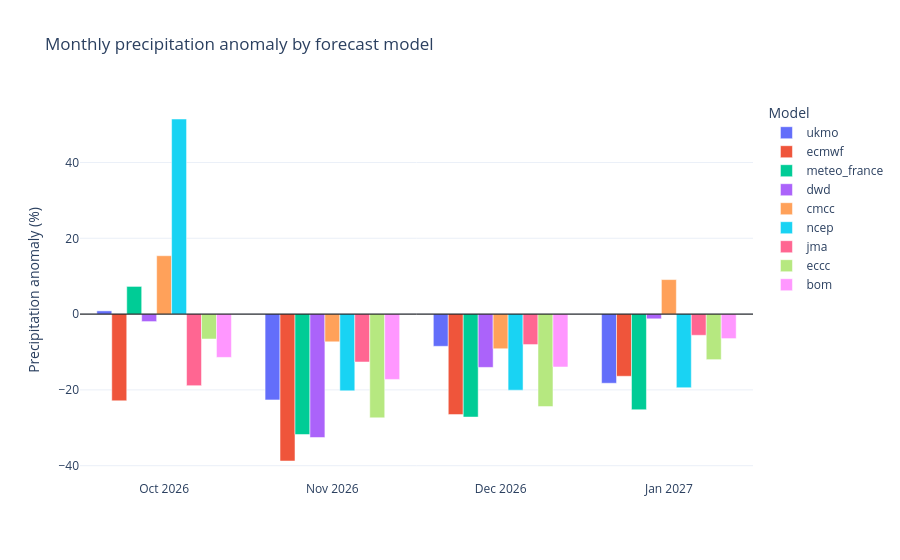

This figure's notebook cell:
### Code cell
import plotly.express as px

df = fcst_anomaly_perc.to_dataframe(name="Anomaly (%)").reset_index()
df["Month"] = df["step"].dt.strftime("%b %Y")

fig = px.bar(
    df,
    x="Month",
    y="Anomaly (%)",
    color="model",
    barmode="group",
    title="Monthly precipitation anomaly by forecast model",
    labels={"model": "Forecast model"},
)

fig.update_layout(
    yaxis_title="Precipitation anomaly (%)",
    xaxis_title="",
    legend_title="Model",
    template="plotly_white",
    hovermode="x unified",
)

fig.add_hline(y=0, line_color="black", line_width=1)

fig.show()

### Figure 1 — Plotly figure (JSON) as saved in the notebook; plotly's stock layout.template omitted (floating-point values rounded to 4 significant figures)
{"data": [{"alignmentgroup": "True", "hovertemplate": "Forecast model=ukmo<br>Month=%{x}<br>Anomaly (%)=%{y}<extra></extra>", "legendgroup": "ukmo", "marker": {"color": "#636efa", "pattern": {"shape": ""}}, "name": "ukmo", "offsetgroup": "ukmo", "orientation": "v", "showlegend": true, "textposition": "auto", "type": "bar", "x": ["Oct 2026", "Nov 2026", "Dec 2026", "Jan 2027"], "xaxis": "x", "y": [0.8489, -22.63, -8.496, -18.24], "yaxis": "y"}, {"alignmentgroup": "True", "hovertemplate": "Forecast model=ecmwf<br>Month=%{x}<br>Anomaly (%)=%{y}<extra></extra>", "legendgroup": "ecmwf", "marker": {"color": "#EF553B", "pattern": {"shape": ""}}, "name": "ecmwf", "offsetgroup": "ecmwf", "orientation": "v", "showlegend": true, "textposition": "auto", "type": "bar", "x": ["Oct 2026", "Nov 2026", "Dec 2026", "Jan 2027"], "xaxis": "x", "y": [-22.88, -38.76, -26.52, -16.4], "yaxis": "y"}, {"alignmentgroup": "True", "hovertemplate": "Forecast model=meteo_france<br>Month=%{x}<br>Anomaly (%)=%{y}<extra></extra>", "legendgroup": "meteo_france", "marker": {"color": "#00cc96", "pattern": {"shape": ""}}, "name": "meteo_france", "offsetgroup": "meteo_france", "orientation": "v", "showlegend": true, "textposition": "auto", "type": "bar", "x": ["Oct 2026", "Nov 2026", "Dec 2026", "Jan 2027"], "xaxis": "x", "y": [7.304, -31.76, -27.17, -25.23], "yaxis": "y"}, {"alignmentgroup": "True", "hovertemplate": "Forecast model=dwd<br>Month=%{x}<br>Anomaly (%)=%{y}<extra></extra>", "legendgroup": "dwd", "marker": {"color": "#ab63fa", "pattern": {"shape": ""}}, "name": "dwd", "offsetgroup": "dwd", "orientation": "v", "showlegend": true, "textposition": "auto", "type": "bar", "x": ["Oct 2026", "Nov 2026", "Dec 2026", "Jan 2027"], "xaxis": "x", "y": [-1.975, -32.55, -14.06, -1.246], "yaxis": "y"}, {"alignmentgroup": "True", "hovertemplate": "Forecast model=cmcc<br>Month=%{x}<br>Anomaly (%)=%{y}<extra></extra>", "legendgroup": "cmcc", "marker": {"color": "#FFA15A", "pattern": {"shape": ""}}, "name": "cmcc", "offsetgroup": "cmcc", "orientation": "v", "showlegend": true, "textposition": "auto", "type": "bar", "x": ["Oct 2026", "Nov 2026", "Dec 2026", "Jan 2027"], "xaxis": "x", "y": [15.4, -7.308, -9.142, 9.107], "yaxis": "y"}, {"alignmentgroup": "True", "hovertemplate": "Forecast model=ncep<br>Month=%{x}<br>Anomaly (%)=%{y}<extra></extra>", "legendgroup": "ncep", "marker": {"color": "#19d3f3", "pattern": {"shape": ""}}, "name": "ncep", "offsetgroup": "ncep", "orientation": "v", "showlegend": true, "textposition": "auto", "type": "bar", "x": ["Oct 2026", "Nov 2026", "Dec 2026", "Jan 2027"], "xaxis": "x", "y": [51.48, -20.25, -20.08, -19.43], "yaxis": "y"}, {"alignmentgroup": "True", "hovertemplate": "Forecast model=jma<br>Month=%{x}<br>Anomaly (%)=%{y}<extra></extra>", "legendgroup": "jma", "marker": {"color": "#FF6692", "pattern": {"shape": ""}}, "name": "jma", "offsetgroup": "jma", "orientation": "v", "showlegend": true, "textposition": "auto", "type": "bar", "x": ["Oct 2026", "Nov 2026", "Dec 2026", "Jan 2027"], "xaxis": "x", "y": [-18.88, -12.63, -8.037, -5.588], "yaxis": "y"}, {"alignmentgroup": "True", "hovertemplate": "Forecast model=eccc<br>Month=%{x}<br>Anomaly (%)=%{y}<extra></extra>", "legendgroup": "eccc", "marker": {"color": "#B6E880", "pattern": {"shape": ""}}, "name": "eccc", "offsetgroup": "eccc", "orientation": "v", "showlegend": true, "textposition": "auto", "type": "bar", "x": ["Oct 2026", "Nov 2026", "Dec 2026", "Jan 2027"], "xaxis": "x", "y": [-6.578, -27.38, -24.41, -12.02], "yaxis": "y"}, {"alignmentgroup": "True", "hovertemplate": "Forecast model=bom<br>Month=%{x}<br>Anomaly (%)=%{y}<extra></extra>", "legendgroup": "bom", "marker": {"color": "#FF97FF", "pattern": {"shape": ""}}, "name": "bom", "offsetgroup": "bom", "orientation": "v", "showlegend": true, "textposition": "auto", "type": "bar", "x": ["Oct 2026", "Nov 2026", "Dec 2026", "Jan 2027"], "xaxis": "x", "y": [-11.42, -17.24, -13.95, -6.461], "yaxis": "y"}], "layout": {"barmode": "group", "hovermode": "x unified", "legend": {"title": {"text": "Model"}, "tracegroupgap": 0}, "shapes": [{"line": {"color": "black", "width": 1}, "type": "line", "x0": 0, "x1": 1, "xref": "x domain", "y0": 0, "y1": 0, "yref": "y"}], "title": {"text": "Monthly precipitation anomaly by forecast model"}, "xaxis": {"anchor": "y", "domain": [0, 1], "title": {"text": ""}}, "yaxis": {"anchor": "x", "domain": [0, 1], "title": {"text": "Precipitation anomaly (%)"}}}}
